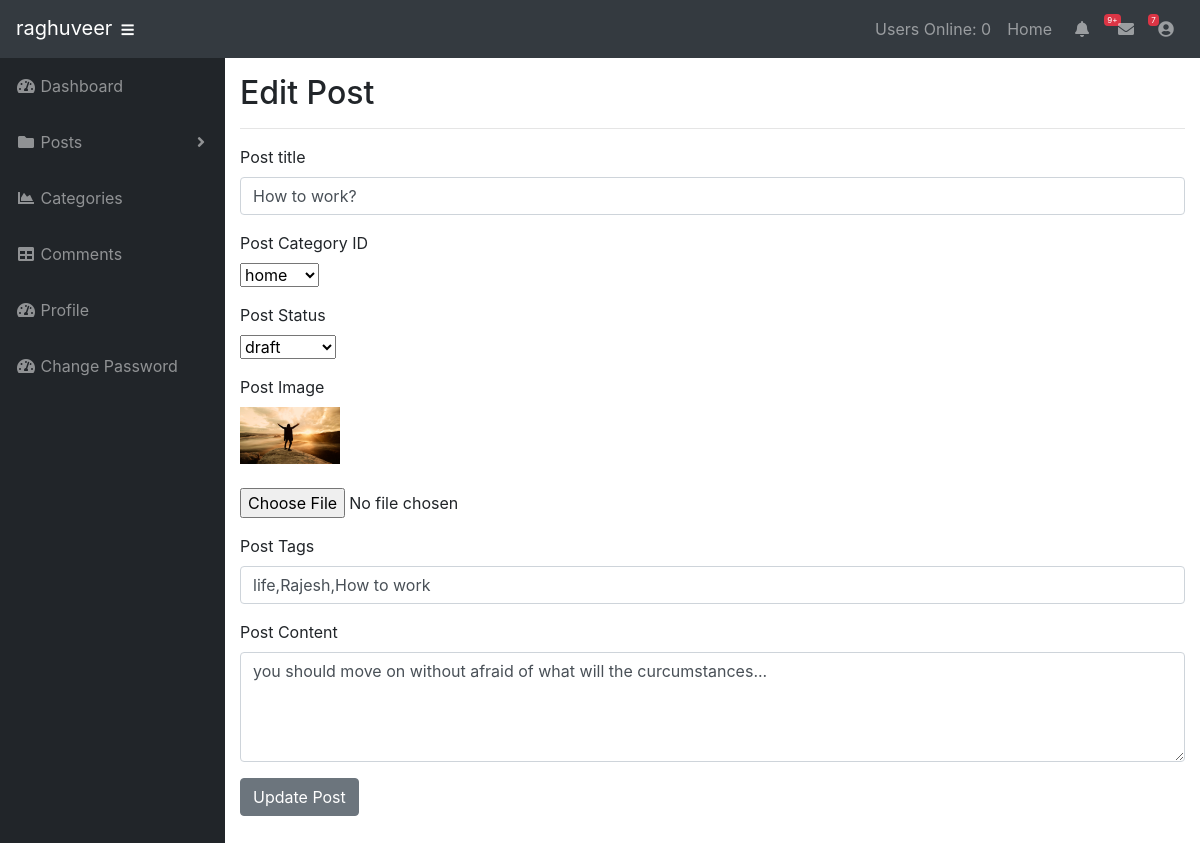
Page /subscriber/posts.php?source=edit_post&p_id=2 (signed in) on the committed database.
### tables this page shows
CREATE TABLE `posts` (
  `post_id` int(3) NOT NULL,
  `post_category_id` int(3) NOT NULL,
  `post_title` varchar(255) NOT NULL,
  `post_user` varchar(255) NOT NULL,
  `post_date` date NOT NULL,
  `post_image` text NOT NULL,
  `post_content` text NOT NULL,
  `post_tags` varchar(255) NOT NULL,
  `post_comment_count` int(11) NOT NULL,
  `post_status` varchar(255) NOT NULL DEFAULT 'draft',
  `post_views_count` int(11) NOT NULL
);

### subscriber/functions.php (called while the page is built, shortened)
<?php
function imagePlaceholder($image=''){
    if(!$image){
        return 'nopost.jpg';
    }
    else{
        return $image;
    }
}
?>

### subscriber/includes/edit_post.php (the view, shortened to what this page needs)
<h2>Edit Post</h2>
<hr>
<?php
if(isset($_GET['p_id'])){
    $the_post_id = $_GET['p_id'];
}
$query = "SELECT * FROM posts WHERE post_id = {$the_post_id}";
    $select_posts_by_id = mysqli_query($connection,$query);
    while($row = mysqli_fetch_assoc($select_posts_by_id)){
       $post_title = $row['post_title'];
       $post_status = $row['post_status'];
       $post_image = $row['post_image'];
       $post_tags = $row['post_tags'];
       $post_content = $row['post_content'];
}
?>
<form action="" method="POST" enctype="multipart/form-data">
        <div class="form-group">
            <label for="post_title">Post title</label>
            <input type="text" class="form-control" value="<?php echo $post_title; ?>" name="post_title" >
        </div>
        <div class="form-group">
            <label for="post_category_id">Post Category ID</label><br>
            <select name="post_category_id" id="">
            <?php
            $query = "SELECT * FROM categories";
            $select_category = mysqli_query($connection,$query);
            while($row = mysqli_fetch_assoc($select_category)){
            $cat_id = $row['cat_id'];
            $cat_title = $row['cat_title'];
            echo "<option value='$cat_id'>{$cat_title}</option>";
            }
            ?>
            </select>
        </div>
        <div class="form-group">
            <label for="post_status">Post Status</label><br>
            <select name="post_status" id="">
                <option value="<?php echo $post_status; ?>"><?php echo $post_status; ?></option>
            </select>
        </div>
        <div class="form-group">
            <label for="post_image">Post Image</label><br>
            <?php
                $image = imagePlaceholder($post_image);
                echo "<img width='100' class='img-fluid' src='../images/$image' alt='img'>";
            ?><br><br>
            <input type="file" name="post_image">
        </div>
        <div class="form-group">
            <label for="post_tags">Post Tags</label>
            <input type="text" class="form-control" value="<?php echo $post_tags; ?>" name="post_tags" >
        </div>
        <div class="form-group">
            <label for="post_content">Post Content</label>
            <textarea class="form-control" id="" name="post_content" rows="4"><?php echo $post_content; ?>   </textarea>
        </div>
        <div class="form-group">
            <input type="submit" class="btn btn-secondary " name="update_post" value="Update Post" >
        </div>
    </form>

### subscriber/css/sb-subscriber.css (style rules this page uses)
html { position: relative; min-height: 100%; }
body { height: 100%; }
:root { --input-padding-x: 0.75rem; --input-padding-y: 0.75rem; }

### rows in the picture
posts: post_title "How to work?", post_status "draft", post_image (picture), post_tags "life,Rajesh,How to work", post_content "you should move on without afraid of what will the curcumstances..."

### other values in the picture
$_SESSION['username'] "raghuveer"
users_online() "0"
form field post_category_id "home"
